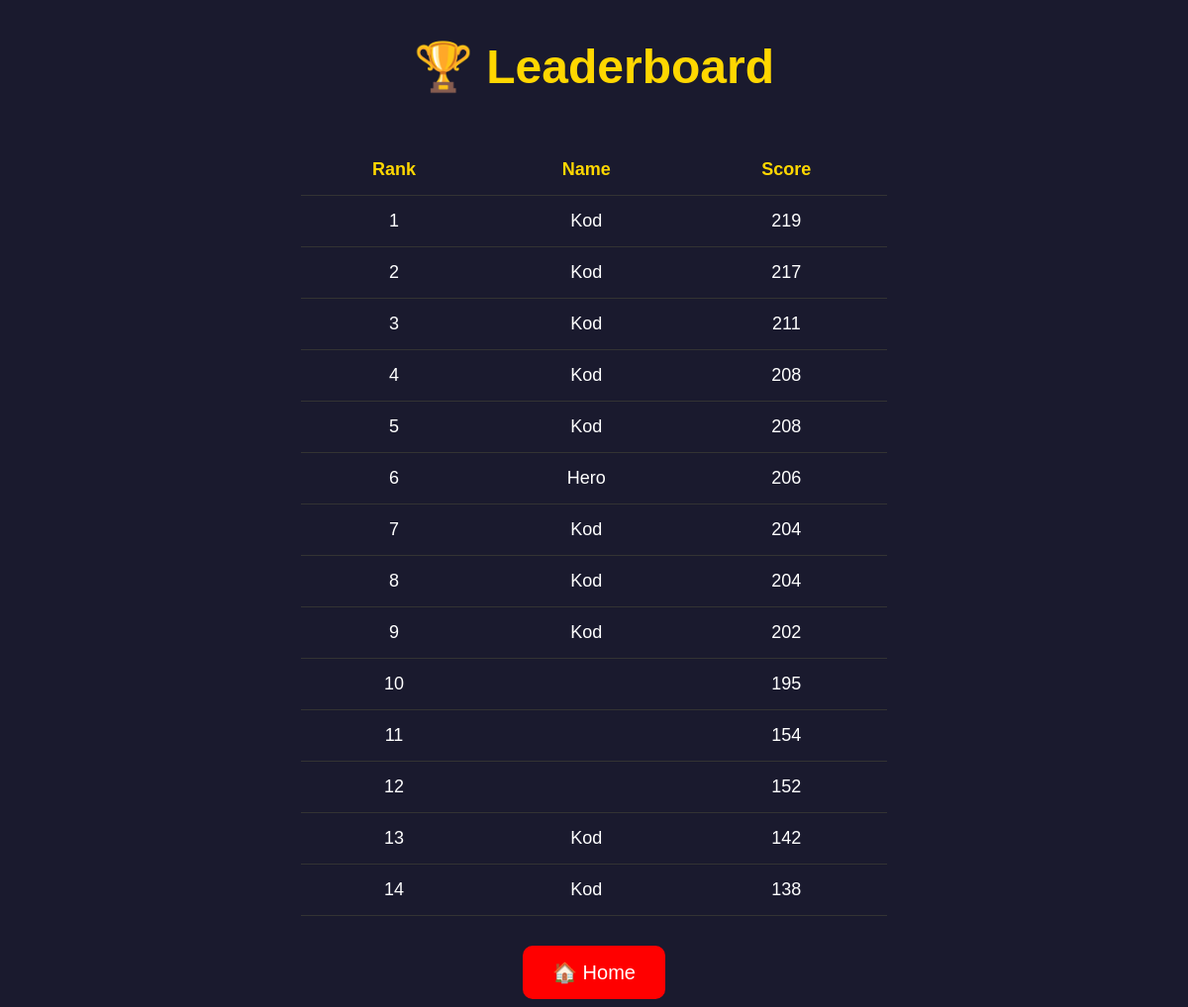
The app's page /leaderboard/, older data.
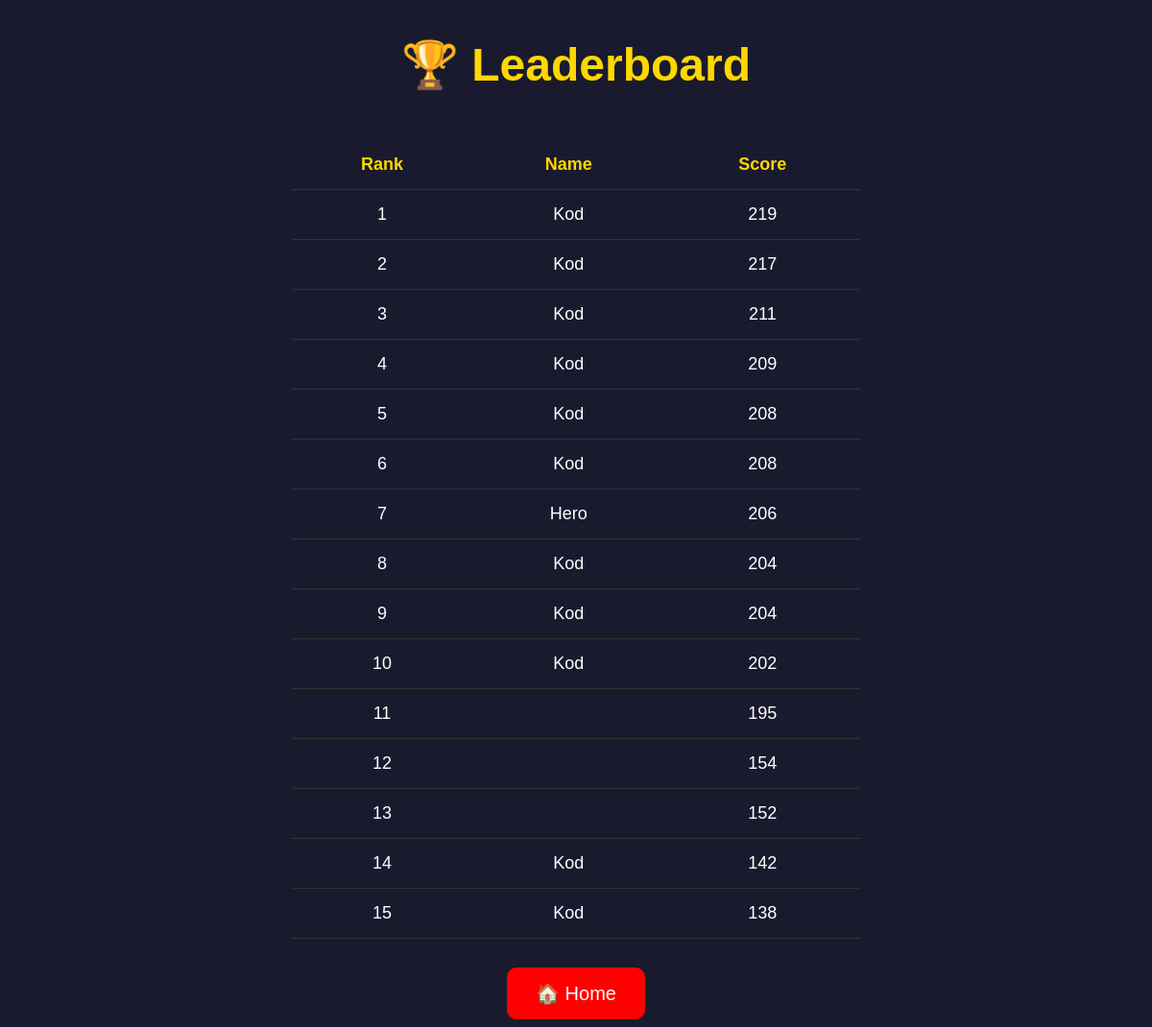
The same page, newer data.
### battle/models.py (models this page shows, shortened)
class Score(models.Model):
    name = models.CharField(max_length=100)
    score = models.IntegerField()
    date = models.DateTimeField(auto_now_add=True)

### battle/views.py (the view)
# urls.py: path('leaderboard/',views.leaderboard, name="leaderboard"),
def leaderboard(request):
    scores = Score.objects.all().order_by('-score')
    context = {
        'scores':scores,
    }
    return render(request, 'battle/leaderboard.html', context)

### battle/templates/battle/leaderboard.html (shortened to what this page needs)
<!DOCTYPE html>
<html lang="en">
<head>
</head>
<body>
    <h1>🏆 Leaderboard</h1>
    <table>
        <tr>
            <th>Rank</th>
            <th>Name</th>
            <th>Score</th>
        </tr>
        {% for score in scores %}
        <tr>
            <td>{{ forloop.counter }}</td>
            <td>{{ score.name }}</td>
            <td>{{ score.score }}</td>
        </tr>
        {% endfor %}
    </table>
    <a href="/">
        <button>🏠 Home</button>
    </a>
</body>
</html>

### battle/templates/battle/leaderboard.html (style rules this page uses)
body { background-color: #1a1a2e; text-align: center; color: white; min-height: 100vh; display: flex; flex-direction: column; justify-content: center; align-items: center; font-family: Arial, sans-serif; gap: 30px; }
h1 { color: #ffd700; font-size: 48px; margin-bottom: 20px; }
table { border-collapse: collapse; width: 50%; }
th,td { padding: 15px; border-bottom: 1px solid #333; font-size: 18px; }
th { color: #ffd700; }
a { text-decoration: none; }
button { background-color: red; border-radius: 10px; color: white; padding: 15px 30px; font-size: 20px; border: none; cursor: pointer; }

Row changes from the older to the newer data that the page shows:
added Score: name "Kod", score "209"
